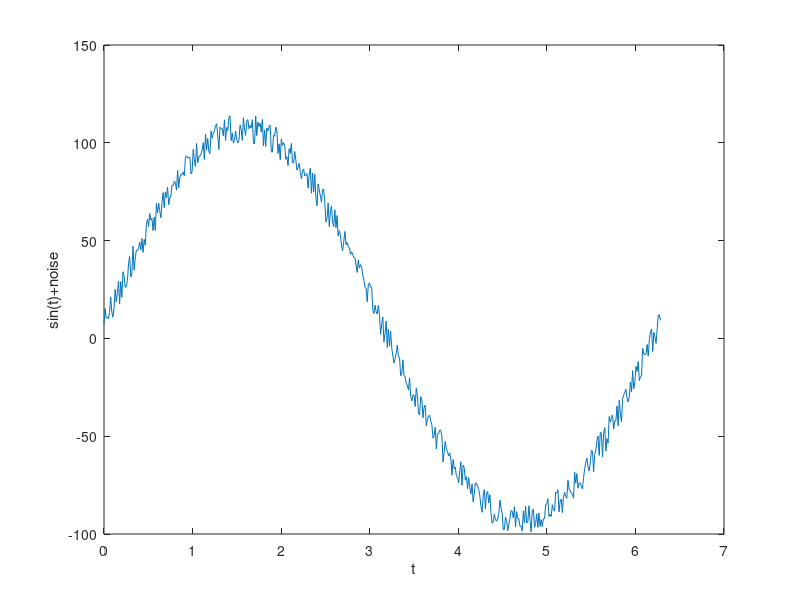

MATLAB code for this plot: (Note: this script raises an error after producing the figure.)
%%
t = linspace(0,2*pi,500);
y = 100*sin(t);
rand()
noise = 15*rand(1,500);
y = y + noise;
figure;
plot(t,y);
xlabel('t');
ylabel('sin(t)+noise')
%%
yy1 = smooth(y,30);
figure;
plot(t,y,'k:');
hold on
plot(t,yy1,'k','LineWidth',3);
xlabel('t');
ylabel('moving');
legend('加噪波形','平滑后')
